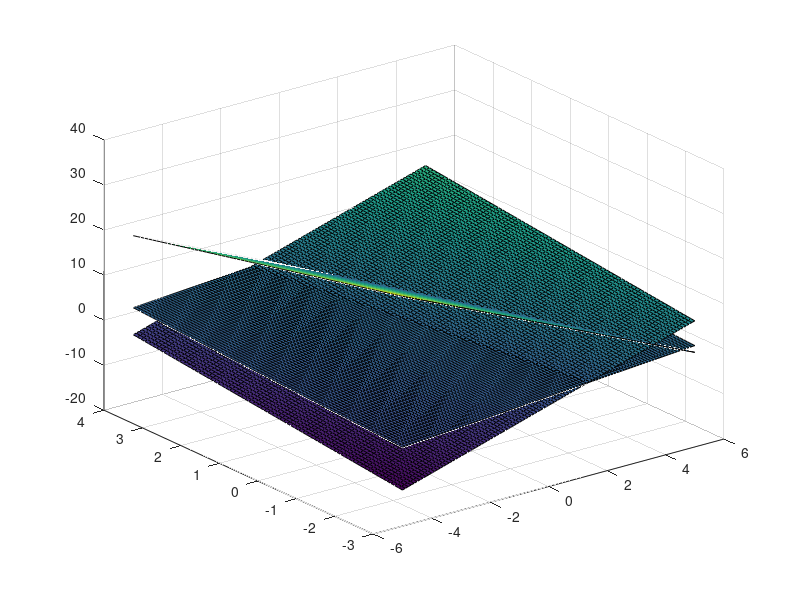

The MATLAB source for this figure:
%Q5
disp('Question 5 -');
[x,y]=meshgrid(-5:0.1:5,-3:0.1:4);
z1= 10-2*y-3*x;
z2=(x+y+3)/2;
z3=(2*x+y+1);
axis([-5 5 -3 4 -5 6]);
surf(x,y,z1);
hold on;
surf(x,y,z2);
surf(x,y,z3);
hold off;